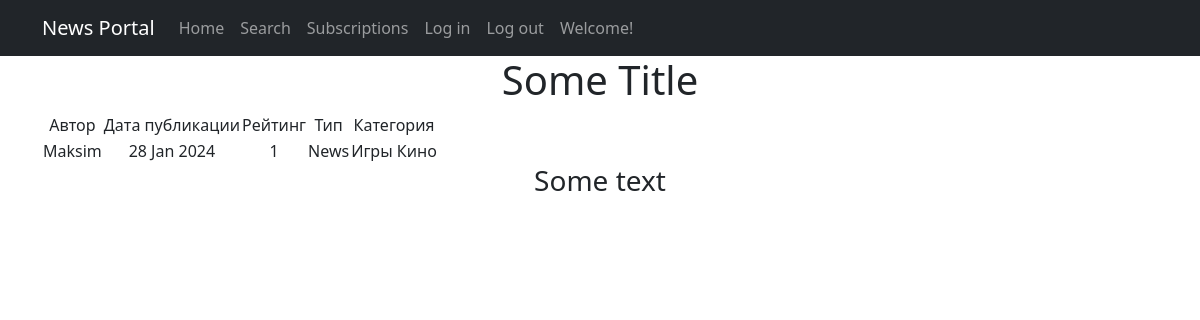
Page /posts/4 on the earlier database version.
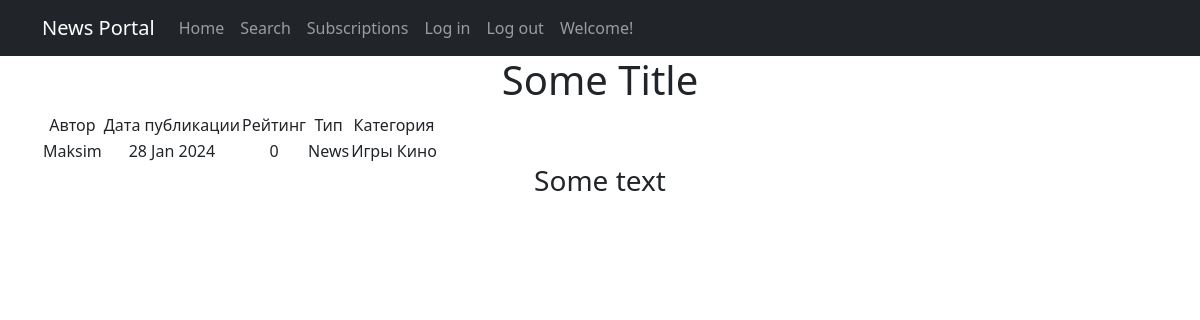
Same page on the later database version.
### posts/models.py (models this page shows, shortened)
class Post(models.Model):
	news = 'News'
	article = 'Article'
	POST_TYPES = [(news, 'Новость'),
				  (article, 'Статья')]
	author = models.ForeignKey(Author, on_delete=models.CASCADE)
	post_type = models.CharField(max_length=255, choices=POST_TYPES)
	date = models.DateTimeField(auto_now_add=True)
	categories = models.ManyToManyField(Category, through='PostCategory')
	title = models.CharField(max_length=255)
	text = models.TextField()
	rating = models.IntegerField(default=0)

class Author(models.Model):
	user = models.OneToOneField(User, on_delete=models.CASCADE)
	rating = models.IntegerField(default=0)

class Category(models.Model):
	category_name = models.CharField(max_length=255, unique=True)
	subscribers = models.ManyToManyField(User, through='Subscriber')

### posts/views.py (the view)
# urls.py: path('<int:pk>', cache_page(0)(PostDetail.as_view()), name='posts_detail'),
class PostDetail(DetailView):
	model = Post
	template_name = 'post.html'
	context_object_name = 'post'
	def get_object(self, *args, **kwargs):
		obj = cache.get(f'product-{self.kwargs["pk"]}', None)
		if not obj:
			obj = super().get_object(queryset=self.queryset)
			cache.set(f'product-{self.kwargs["pk"]}', obj)
			return obj
		return obj

### posts/templatetags/custom_filters.py (called while the page is built)
@register.filter()
def censor(text, word):
	if isinstance(text, str):
		if word in text:
			length_censored = '*' * len(word[1:])
			censored_word = word.replace(word[1:], length_censored)
			text = text.replace(word, censored_word)
		return text
	else:
		raise ValueError(f'Неправильный тип данных {type(text)}')

### templates/post.html (shortened to what this page needs)
{% extends 'flatpages/default.html' %}
{% load custom_filters %}
{% block content %}
<h1>{{ post.title }}</h1>
    <table>
        <tr>
            <td>Автор</td>
            <td>Дата публикации</td>
            <td>Рейтинг</td>
            <td>Тип</td>
            <td>Категория</td>
        </tr>
        <tr>
            <td>{{ post.author.user.username }}</td>
            <td>{{ post.date|date:'d M Y' }}</td>
            <td>{{ post.rating }}</td>
            <td>{{ post.post_type }}</td>
            <td>{% for category in post.categories.all %}
                    {{ category.category_name }}
                {% endfor %}
            </td>
        </tr>
    </table>
<h3>{{ post.text|censor:"проблем" }}</h3>
{% endblock content %}

### templates/flatpages/default.html (shortened to what this page needs)
<!DOCTYPE html>
<html lang="en">
    <head>
        {% load static %}
        {% load cache %}
        <link href="{% static 'css/styles.css' %}" rel="stylesheet" />
    </head>
    <body>
        <nav class="navbar navbar-expand-lg navbar-dark bg-dark static-top">
           <div class="container">
               <a class="navbar-brand" href="#">News Portal</a>
               <div class="collapse navbar-collapse" id="navbarResponsive">
                   {% cache 120 navbar %}
                       <ul class="navbar-nav ml-auto">
                           <li class="nav-item active">
                               <a class="nav-link" href="{% url 'posts_list' %}">Home</a>
                           </li>
                           <li>
                               <a class="nav-link" href="{% url 'posts_search' %}">Search</a>
                           </li>
                           <li>
                               <a class="nav-link" href="{% url 'subscriptions' %}">Subscriptions</a>
                           </li>
                           <li>
                               <a class="nav-link" href="{% url 'account_login' %}">Log in</a>
                           </li>
                           <li>
                               <a class="nav-link" href="{% url 'account_logout' %}">Log out</a>
                           </li>
                           <li>
                               {% if user.username %}
                                    <span class="nav-link">Welcome, {{ user.username }}!</span>
                               {% else %}
                                    <span class="nav-link">Welcome!</span>
                               {% endif %}
                           </li>
                       </ul>
                   {% endcache %}
               </div>
           </div>
        </nav>
        <div class="container">
           <div class="row">
               <div class="col-lg-12 text-center">
                   {% block content %}{% endblock content %}
               </div>
           </div>
        </div>
    </body>
</html>

Differences in the rows shown:
changed Post "Some Title": rating "1" → "0"
